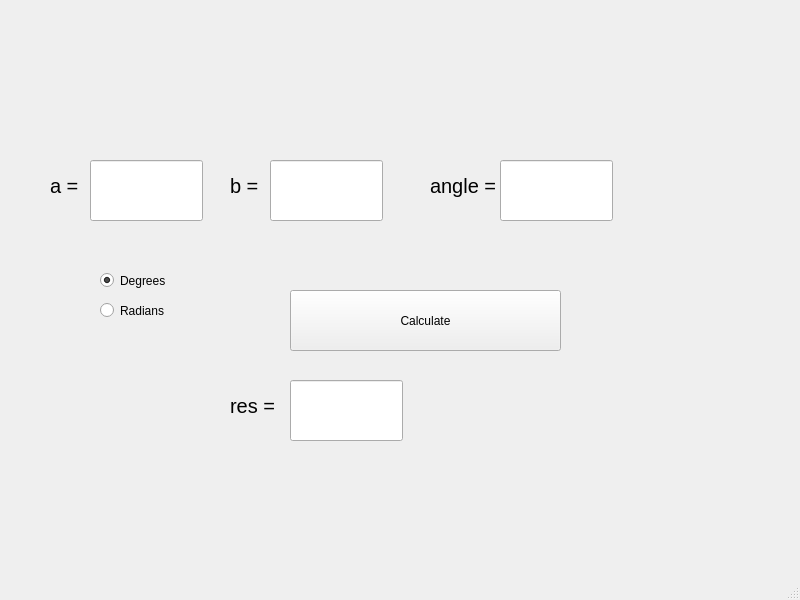
<?xml version="1.0" encoding="UTF-8"?>
<ui version="4.0">
 <class>MainWindow</class>
 <widget class="QMainWindow" name="MainWindow">
  <property name="geometry">
   <rect>
    <x>0</x>
    <y>0</y>
    <width>800</width>
    <height>600</height>
   </rect>
  </property>
  <property name="windowTitle">
   <string>MainWindow</string>
  </property>
  <widget class="QWidget" name="centralwidget">
   <widget class="QRadioButton" name="degreesRadio">
    <property name="geometry">
     <rect>
      <x>100</x>
      <y>260</y>
      <width>84</width>
      <height>41</height>
     </rect>
    </property>
    <property name="text">
     <string>Degrees</string>
    </property>
    <property name="checked">
     <bool>true</bool>
    </property>
    <attribute name="buttonGroup">
     <string notr="true">variantGroup</string>
    </attribute>
   </widget>
   <widget class="QRadioButton" name="radiansRadio">
    <property name="geometry">
     <rect>
      <x>100</x>
      <y>290</y>
      <width>84</width>
      <height>41</height>
     </rect>
    </property>
    <property name="text">
     <string>Radians</string>
    </property>
    <attribute name="buttonGroup">
     <string notr="true">variantGroup</string>
    </attribute>
   </widget>
   <widget class="QLineEdit" name="aLine">
    <property name="geometry">
     <rect>
      <x>90</x>
      <y>160</y>
      <width>113</width>
      <height>61</height>
     </rect>
    </property>
   </widget>
   <widget class="QLabel" name="label">
    <property name="geometry">
     <rect>
      <x>50</x>
      <y>170</y>
      <width>47</width>
      <height>31</height>
     </rect>
    </property>
    <property name="font">
     <font>
      <pointsize>15</pointsize>
     </font>
    </property>
    <property name="text">
     <string>a = </string>
    </property>
   </widget>
   <widget class="QLabel" name="label_2">
    <property name="geometry">
     <rect>
      <x>230</x>
      <y>170</y>
      <width>47</width>
      <height>31</height>
     </rect>
    </property>
    <property name="font">
     <font>
      <pointsize>15</pointsize>
     </font>
    </property>
    <property name="text">
     <string>b =</string>
    </property>
   </widget>
   <widget class="QLineEdit" name="bLine">
    <property name="geometry">
     <rect>
      <x>270</x>
      <y>160</y>
      <width>113</width>
      <height>61</height>
     </rect>
    </property>
   </widget>
   <widget class="QLabel" name="label_3">
    <property name="geometry">
     <rect>
      <x>430</x>
      <y>170</y>
      <width>71</width>
      <height>31</height>
     </rect>
    </property>
    <property name="font">
     <font>
      <pointsize>15</pointsize>
     </font>
    </property>
    <property name="text">
     <string>angle = </string>
    </property>
   </widget>
   <widget class="QLineEdit" name="angleLine">
    <property name="geometry">
     <rect>
      <x>500</x>
      <y>160</y>
      <width>113</width>
      <height>61</height>
     </rect>
    </property>
   </widget>
   <widget class="QLabel" name="label_4">
    <property name="geometry">
     <rect>
      <x>230</x>
      <y>390</y>
      <width>47</width>
      <height>31</height>
     </rect>
    </property>
    <property name="font">
     <font>
      <pointsize>15</pointsize>
     </font>
    </property>
    <property name="text">
     <string>res =</string>
    </property>
   </widget>
   <widget class="QLineEdit" name="resLine">
    <property name="geometry">
     <rect>
      <x>290</x>
      <y>380</y>
      <width>113</width>
      <height>61</height>
     </rect>
    </property>
   </widget>
   <widget class="QPushButton" name="calcButton">
    <property name="geometry">
     <rect>
      <x>290</x>
      <y>290</y>
      <width>271</width>
      <height>61</height>
     </rect>
    </property>
    <property name="text">
     <string>Calculate</string>
    </property>
   </widget>
  </widget>
  <widget class="QMenuBar" name="menubar">
   <property name="geometry">
    <rect>
     <x>0</x>
     <y>0</y>
     <width>800</width>
     <height>20</height>
    </rect>
   </property>
  </widget>
  <widget class="QStatusBar" name="statusbar"/>
 </widget>
 <resources/>
 <connections/>
 <buttongroups>
  <buttongroup name="variantGroup"/>
 </buttongroups>
</ui>
